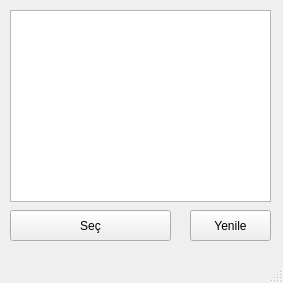
<?xml version="1.0" encoding="UTF-8"?>
<ui version="4.0">
 <class>TurnikePort</class>
 <widget class="QMainWindow" name="TurnikePort">
  <property name="geometry">
   <rect>
    <x>0</x>
    <y>0</y>
    <width>283</width>
    <height>283</height>
   </rect>
  </property>
  <property name="windowTitle">
   <string>MainWindow</string>
  </property>
  <widget class="QWidget" name="centralwidget">
   <widget class="QListWidget" name="comList_Turnike">
    <property name="geometry">
     <rect>
      <x>10</x>
      <y>10</y>
      <width>261</width>
      <height>192</height>
     </rect>
    </property>
   </widget>
   <widget class="QPushButton" name="btn_reflesh_turnike">
    <property name="geometry">
     <rect>
      <x>190</x>
      <y>210</y>
      <width>81</width>
      <height>31</height>
     </rect>
    </property>
    <property name="text">
     <string>Yenile</string>
    </property>
   </widget>
   <widget class="QPushButton" name="btn_choose_turnike">
    <property name="geometry">
     <rect>
      <x>10</x>
      <y>210</y>
      <width>161</width>
      <height>31</height>
     </rect>
    </property>
    <property name="text">
     <string>Seç</string>
    </property>
   </widget>
  </widget>
  <widget class="QMenuBar" name="menubar">
   <property name="geometry">
    <rect>
     <x>0</x>
     <y>0</y>
     <width>283</width>
     <height>21</height>
    </rect>
   </property>
  </widget>
  <widget class="QStatusBar" name="statusbar"/>
 </widget>
 <resources/>
 <connections/>
</ui>
